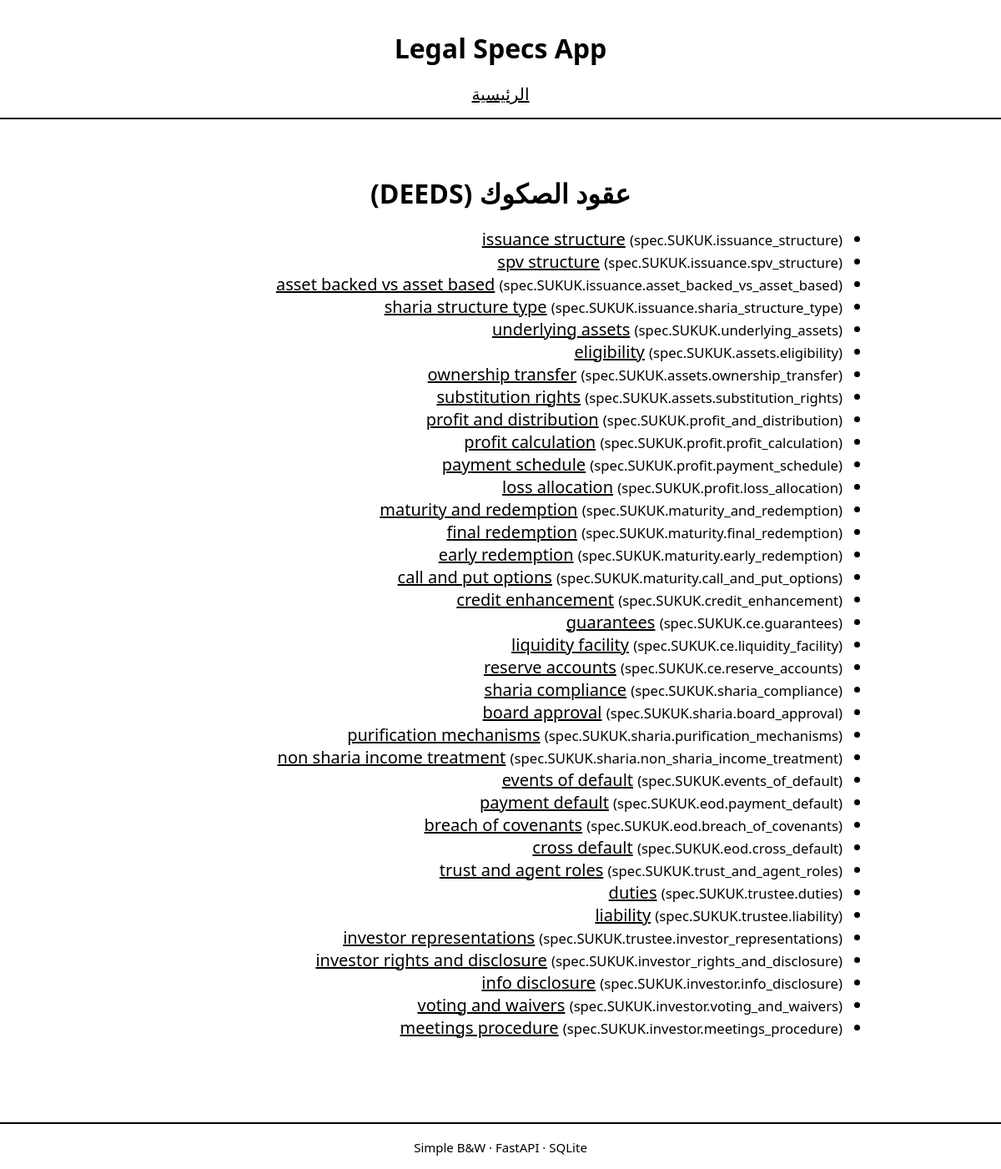
Screenshot of /category/DEEDS with the database file from the repository.
### app/models.py (models this page shows)
class Category(Base):
    __tablename__ = "categories"
    id = Column(Integer, primary_key=True, index=True)
    slug = Column(String, unique=True, index=True)
    name_ar = Column(String)
    name_en = Column(String)
    nodes = relationship("Node", back_populates="category")

class Node(Base):
    __tablename__ = "nodes"
    id = Column(Integer, primary_key=True, index=True)
    category_id = Column(Integer, ForeignKey("categories.id"))
    spec_code = Column(String, index=True)
    spec_id = Column(String, unique=True, nullable=True)
    title = Column(String)
    path = Column(String)
    category = relationship("Category", back_populates="nodes")
    versions = relationship(
        "ContentVersion",
        back_populates="node",
        order_by="ContentVersion.version.desc()",
    )

### app/main.py (the view)
@app.get("/category/{slug}", response_class=HTMLResponse)
def category_detail(slug: str, request: Request, db: Session = Depends(get_db)):
    category = db.query(Category).filter(Category.slug == slug).first()
    if not category:
        raise HTTPException(status_code=404, detail="Category not found")
    nodes = category.nodes
    return templates.TemplateResponse(
        "category.html",
        {"request": request, "category": category, "nodes": nodes},
    )

### app/templates/category.html
{% extends "base.html" %}
{% block content %}
<h2>{{ category.name_ar }} ({{ category.slug }})</h2>
<ul>
    {% for node in nodes %}
        <li>
            <a href="/node/{{ node.id }}">{{ node.title or node.spec_code }}</a>
            <small>({{ node.spec_code }})</small>
        </li>
    {% else %}
        <li>لا يوجد بنود بعد.</li>
    {% endfor %}
</ul>
{% endblock %}

### static/style.css (style rules this page uses)
body { font-family: system-ui, sans-serif; background: #fff; color: #000; margin: 0; padding: 0; font-size: 20px; }
h1, h2 { font-size: 32px; margin-bottom: 20px; text-align: center; }
a { color: #000; text-decoration: underline; font-size: 20px; }

### rows the page displays
Category: name_ar "عقود الصكوك", slug "DEEDS"
Node: title "issuance structure", spec_code "spec.SUKUK.issuance_structure"
Node: title "spv structure", spec_code "spec.SUKUK.issuance.spv_structure"
Node: title "asset backed vs asset based", spec_code "spec.SUKUK.issuance.asset_backed_vs_asset_based"
Node: title "sharia structure type", spec_code "spec.SUKUK.issuance.sharia_structure_type"
Node: title "underlying assets", spec_code "spec.SUKUK.underlying_assets"
Node: title "eligibility", spec_code "spec.SUKUK.assets.eligibility"
Node: title "ownership transfer", spec_code "spec.SUKUK.assets.ownership_transfer"
Node: title "substitution rights", spec_code "spec.SUKUK.assets.substitution_rights"
Node: title "profit and distribution", spec_code "spec.SUKUK.profit_and_distribution"
Node: title "profit calculation", spec_code "spec.SUKUK.profit.profit_calculation"
Node: title "payment schedule", spec_code "spec.SUKUK.profit.payment_schedule"
Node: title "loss allocation", spec_code "spec.SUKUK.profit.loss_allocation"
Node: title "maturity and redemption", spec_code "spec.SUKUK.maturity_and_redemption"
Node: title "final redemption", spec_code "spec.SUKUK.maturity.final_redemption"
Node: title "early redemption", spec_code "spec.SUKUK.maturity.early_redemption"
Node: title "call and put options", spec_code "spec.SUKUK.maturity.call_and_put_options"
Node: title "credit enhancement", spec_code "spec.SUKUK.credit_enhancement"
Node: title "guarantees", spec_code "spec.SUKUK.ce.guarantees"
Node: title "liquidity facility", spec_code "spec.SUKUK.ce.liquidity_facility"
Node: title "reserve accounts", spec_code "spec.SUKUK.ce.reserve_accounts"
Node: title "sharia compliance", spec_code "spec.SUKUK.sharia_compliance"
Node: title "board approval", spec_code "spec.SUKUK.sharia.board_approval"
Node: title "purification mechanisms", spec_code "spec.SUKUK.sharia.purification_mechanisms"
Node: title "non sharia income treatment", spec_code "spec.SUKUK.sharia.non_sharia_income_treatment"
Node: title "events of default", spec_code "spec.SUKUK.events_of_default"
Node: title "payment default", spec_code "spec.SUKUK.eod.payment_default"
Node: title "breach of covenants", spec_code "spec.SUKUK.eod.breach_of_covenants"
Node: title "cross default", spec_code "spec.SUKUK.eod.cross_default"
Node: title "trust and agent roles", spec_code "spec.SUKUK.trust_and_agent_roles"
Node: title "duties", spec_code "spec.SUKUK.trustee.duties"
Node: title "liability", spec_code "spec.SUKUK.trustee.liability"
Node: title "investor representations", spec_code "spec.SUKUK.trustee.investor_representations"
Node: title "investor rights and disclosure", spec_code "spec.SUKUK.investor_rights_and_disclosure"
Node: title "info disclosure", spec_code "spec.SUKUK.investor.info_disclosure"
Node: title "voting and waivers", spec_code "spec.SUKUK.investor.voting_and_waivers"
Node: title "meetings procedure", spec_code "spec.SUKUK.investor.meetings_procedure"
